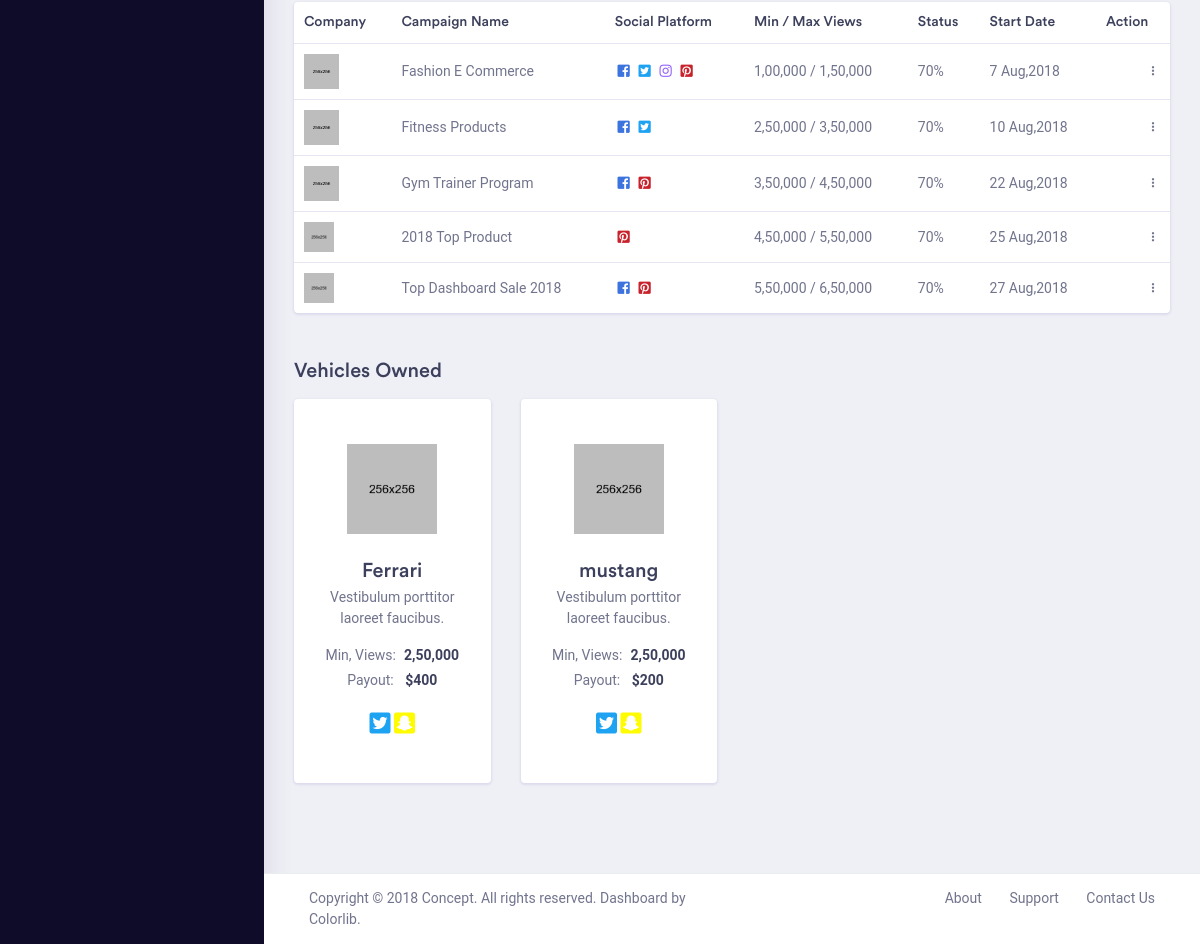
The page /userprofile.php (signed in, lower part) on the database as committed earlier.
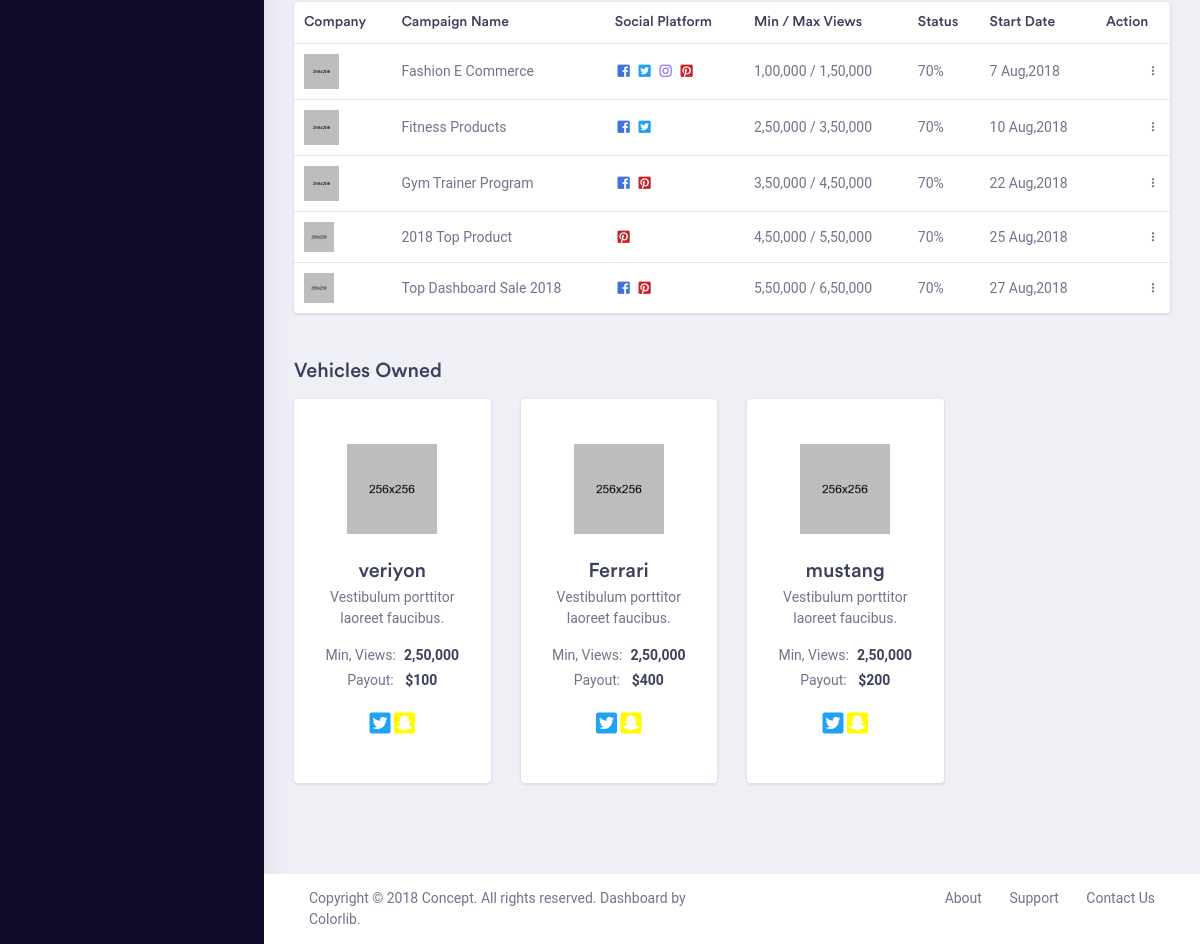
The same page on the database as committed later.
### tables this page shows
CREATE TABLE `car` (
  `id` int(11) NOT NULL,
  `model` varchar(100) NOT NULL,
  `brand` varchar(100) NOT NULL,
  `noofseats` int(11) NOT NULL,
  `milege` int(11) NOT NULL,
  `price` int(11) NOT NULL,
  `display_image` varchar(255) NOT NULL,
  `location` varchar(255) NOT NULL,
  `owner_id` int(11) NOT NULL
);

### database/Database.php (called while the page is built, shortened)
<?php
	class database
	{
		private $server=DB_SERVER;
		private $user=DB_USER;
		private $pass=DB_PASS;
		private $name=DB_NAME;
		private $conn;
		function __construct()
		{
			$this->conn=new PDO("mysql:host=$this->server;dbname=$this->name", $this->user, $this->pass);
			$this->conn->setAttribute(PDO::ATTR_ERRMODE, PDO::ERRMODE_EXCEPTION);
		}
		public  function connection()
		{
			return $this->conn;
		}
	}
?>

### model/car.php (called while the page is built, shortened)
<?php
class car
{
	private $conn;
	function __construct()
	{
		$database=new database();
		$this->conn=$database->connection();
	}
	function findbyuserid($id)
	{
		$stmt=$this->conn->prepare("SELECT * from car where owner_id=:id" );
		$stmt->bindParam(':id',$id);
		$stmt->execute();
		$stmt->setFetchMode(PDO::FETCH_ASSOC);
		if($stmt->rowcount()>0)
		{
			return $stmt->fetchall();
		}
		return false;
	}
}

### userprofile.php (the view, shortened to what this page needs)
<?php
	include 'database/Database.php';
	include 'model/car.php';
	$id=$_SESSION['id'];
	$car=new car();
	$cars=$car->findbyuserid($id);
?>
<?php
include 'layout/headerback.php';
include 'layout/sidebarback.php';
?>
	    <div class="dashboard-wrapper">
	        <div class="dashboard-influence">
	            <div class="container-fluid dashboard-content">
	                    <div class="row">
	                        <div class="col-lg-12">
	                            <div class="card">
	                                <div class="campaign-table table-responsive">
	                                    <table class="table">
	                                        <thead>
	                                            <tr class="border-0">
	                                                <th class="border-0">Company</th>
	                                                <th class="border-0">Campaign Name</th>
	                                                <th class="border-0">Social Platform</th>
	                                                <th class="border-0">Min / Max Views</th>
	                                                <th class="border-0">Status</th>
	                                                <th class="border-0">Start Date</th>
	                                                <th class="border-0">Action</th>
	                                            </tr>
	                                        </thead>
	                                        <tbody>
	                                            <tr>
	                                                <td>
	                                                    <div class="m-r-10"><img src="assets/images/dribbble.png" alt="user" width="35"></div>
	                                                </td>
	                                                <td>Fashion E Commerce </td>
	                                                <td>
	                                                    <div class="avatar-group">
	                                                        <span><a href="#"><i class="fab fa-fw fa-facebook-square facebook-color"></i></a></span>
	                                                        <span><a href="#"><i class="fab fa-fw fa-twitter-square twitter-color"></i></a></span>
	                                                        <span><a href="#"><i class="fab fa-fw fa-instagram instagram-color"></i></a></span>
	                                                        <span><a href="#"><i class="fab fa-fw fa-pinterest-square pinterest-color"></i></a></span>
	                                                    </div>
	                                                </td>
	                                                <td>1,00,000 / 1,50,000</td>
	                                                <td>70%</td>
	                                                <td>7 Aug,2018</td>
	                                                <td>
	                                                    <div class="dropdown float-right">
	                                                        <a href="#" class="dropdown-toggle card-drop" data-toggle="dropdown" aria-expanded="true">
	                                                                <i class="mdi mdi-dots-vertical"></i>
	                                                                     </a>
	                                                    </div>
	                                                </td>
	                                            </tr>
	                                            <tr>
	                                                <td>
	                                                    <div class="m-r-10"><img src="assets/images/github.png" alt="user" width="35"></div>
	                                                </td>
	                                                <td>Fitness Products </td>
	                                                <td>
	                                                    <div class="avatar-group">
	                                                        <span><a href="#"><i class="fab fa-fw fa-facebook-square facebook-color "></i></a></span>
	                                                        <span><a href="#"><i class="fab fa-fw fa-twitter-square twitter-color "></i></a></span>
	                                                    </div>
	                                                </td>
	                                                <td>2,50,000 / 3,50,000</td>
	                                                <td>70%</td>
	                                                <td>10 Aug,2018</td>
	                                                <td>
	                                                    <div class="dropdown float-right">
	                                                        <a href="#" class="dropdown-toggle  card-drop" data-toggle="dropdown" aria-expanded="true">
	                                            <i class="mdi mdi-dots-vertical"></i>
	                                        </a>
	                                                    </div>
	                                                </td>
	                                            </tr>
	                                            <tr>
	                                                <td>
	                                                    <div class="m-r-10"><img src="assets/images/dropbox.png" alt="user" width="35"></div>
	                                                </td>
	                                                <td>Gym Trainer Program </td>
	                                                <td>
	                                                    <div class="avatar-group">
	                                                        <span><a href="#"><i class="fab fa-fw fa-facebook-square facebook-color "></i></a></span>
	                                                        <span><a href="#"><i class="fab fa-fw fa-pinterest-square pinterest-color "></i></a></span>
	                                                    </div>
	                                                </td>
	                                                <td>3,50,000 / 4,50,000</td>
	                                                <td>70%</td>
	                                                <td>22 Aug,2018</td>
	                                                <td>
	                                                    <div class="dropdown float-right">
	                                                        <a href="#" class="dropdown-toggle  card-drop" data-toggle="dropdown" aria-expanded="true">
	                                            <i class="mdi mdi-dots-vertical"></i>
	                                        </a>
	                                                    </div>
	                                                </td>
	                                            </tr>
	                                            <tr>
	                                                <td>
	                                                    <div class="m-r-10"><img src="assets/images/bitbucket.png" alt="user" width="30"></div>
	                                                </td>
	                                                <td>2018 Top Product </td>
	                                                <td>
	                                                    <div class="avatar-group">
	                                                        <span><a href="#"><i class="fab fa-fw fa-pinterest-square pinterest-color"></i></a></span>
	                                                    </div>
	                                                </td>
	                                                <td>4,50,000 / 5,50,000</td>
	                                                <td>70%</td>
	                                                <td>25 Aug,2018</td>
	                                                <td>
	                                                    <div class="dropdown float-right">
	                                                        <a href="#" class="dropdown-toggle  card-drop" data-toggle="dropdown" aria-expanded="true">
	                                            <i class="mdi mdi-dots-vertical"></i>
	                                        </a>
	                                                    </div>
	                                                </td>
	                                            </tr>
	                                            <tr>
	                                                <td>
	                                                    <div class="m-r-10"><img src="assets/images/mail_chimp.png" alt="user" width="30"></div>
	                                                </td>
	                                                <td>Top Dashboard Sale 2018</td>
	                                                <td>
	                                                    <div class="avatar-group">
	                                                        <span><a href="#"><i class="fab fa-fw fa-facebook-square facebook-color"></i></a></span>
	                                                        <span><a href="#"><i class="fab fa-fw fa-pinterest-square pinterest-color"></i></a></span>
	                                                    </div>
	                                                </td>
	                                                <td>5,50,000 / 6,50,000</td>
	                                                <td>70%</td>
	                                                <td>27 Aug,2018</td>
	                                                <td>
	                                                    <div class="dropdown float-right">
	                                                        <a href="#" class="dropdown-toggle  card-drop" data-toggle="dropdown" aria-expanded="true">
	                                            <i class="mdi mdi-dots-vertical"></i>
	                                        </a>
	                                                    </div>
	                                                </td>
	                                            </tr>
	                                        </tbody>
	                                    </table>
	                                </div>
	                            </div>
	                        </div>
	                    </div>
	                    <div class="row">
	                        <div class="col-lg-12">
	                            <div class="section-block">
	                                <h3 class="section-title">Vehicles Owned</h3>
	                            </div>
	                        </div>
	                        <?php foreach ($cars as $owned) : ?>
	                        <div class="col-xl-3 col-lg-6 col-md-6 col-sm-12 col-12">
	                            <div class="card campaign-card text-center">
	                                <div class="card-body">
	                                    <div class="campaign-img"><img src="assets/images/dribbble.png" alt="user" class="user-avatar-xl"></div>
	                                        <div class="campaign-info">
	                                            <h3 class="mb-1"><?php echo $owned['model']; ?></h3>
	                                            <p class="mb-3">Vestibulum porttitor laoreet faucibus.</p>
	                                            <p class="mb-1">Min, Views:<span class="text-dark font-medium ml-2">2,50,000</span></p>
	                                            <p>Payout: <span class="text-dark font-medium ml-2">$<?php echo $owned['price'];?></span></p>
	                                            <a href="#"><i class="fab fa-twitter-square fa-sm twitter-color"></i> </a><a href="#"><i class="fab fa-snapchat-square fa-sm snapchat-color"></i></a>
	                                        </div>
	                                    </div>
	                                </div>
	                            </div>
	                        <?php endforeach ; ?>
	                                    </div>
	                                </div>
	                            </div>
	<?php
		include 'layout/footerback.php';
	?>
</body>
</html>

### layout/headerback.php (shortened to what this page needs)
<!DOCTYPE html>
<html lang="en">
<head>
    <link rel="stylesheet" href="styleback/vendor/bootstrap/css/bootstrap.min.css">
    <link href="styleback/vendor/fonts/circular-std/style.css" rel="stylesheet">
    <link rel="stylesheet" href="styleback/libs/css/style.css">
    <link rel="stylesheet" href="styleback/vendor/fonts/fontawesome/css/fontawesome-all.css">
    <link rel="stylesheet" href="styleback/vendor/charts/morris-bundle/morris.css">
    <link rel="stylesheet" href="styleback/vendor/fonts/material-design-iconic-font/css/materialdesignicons.min.css">
</head>

### layout/sidebarback.php (shortened to what this page needs)
<body>
    <div class="dashboard-main-wrapper">
	    <div class="nav-left-sidebar sidebar-dark">
	        <div class="menu-list">
	        </div>
	    </div>

### layout/footerback.php (shortened to what this page needs)
        <div class="footer">
            <div class="container-fluid">
                <div class="row">
                    <div class="col-xl-6 col-lg-6 col-md-6 col-sm-12 col-12">
                       Copyright © 2018 Concept. All rights reserved. Dashboard by <a href="https://colorlib.com/wp/">Colorlib</a>.
                    </div>
                    <div class="col-xl-6 col-lg-6 col-md-6 col-sm-12 col-12">
                        <div class="text-md-right footer-links d-none d-sm-block">
                            <a href="javascript: void(0);">About</a>
                            <a href="javascript: void(0);">Support</a>
                            <a href="javascript: void(0);">Contact Us</a>
                        </div>
                    </div>
                </div>
            </div>
        </div>
    </div>
</div>

Rows that differ between the two databases and show on the page:
now on this page (row edited): car: model "veriyon", price "100"
